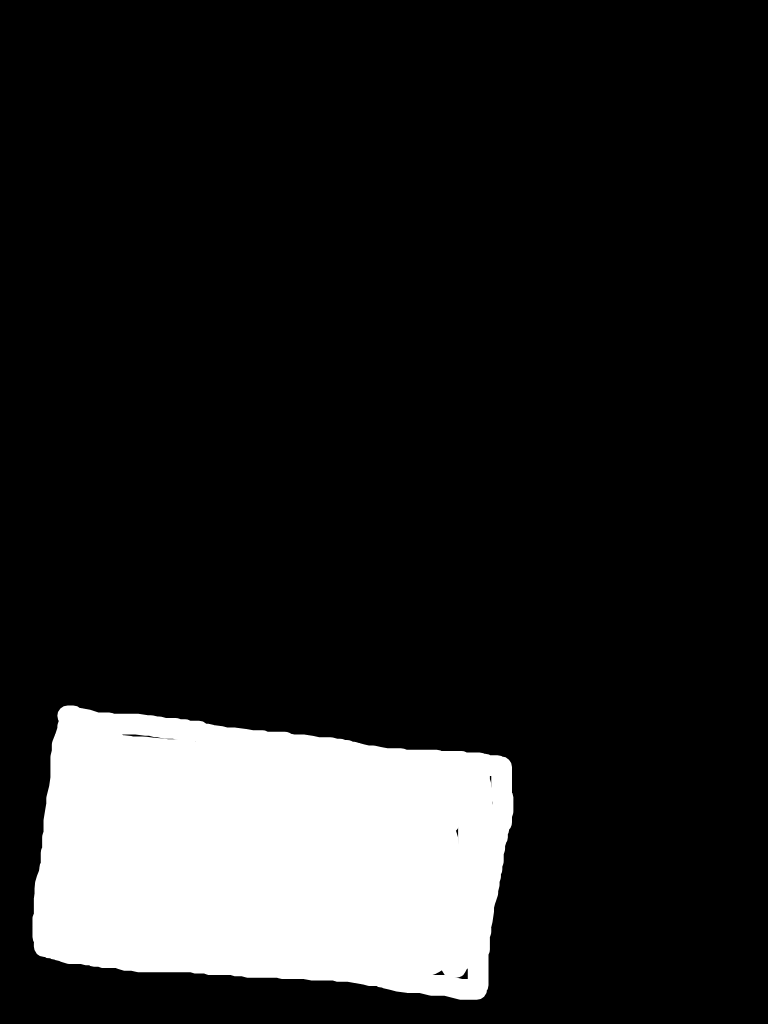
#> input picture data_seg/masks/task-132-annotation-127-by-1-tag-bn_1-0.png, 768 x 1024 px; its folder holds 4 pictures in this run
$ python segpoly.py
#> lines starting #> are read from the running program, lines starting #| are printed output that depends on the picture; after the words box and inside, x2 and y2 are one past the last pixel; in counts of white or black regions, pixels touching at a corner belong together
import os
import cv2
import re
import json
import shutil
import uuid

mask_dir = './masks'
labels_dir = './labels'
raw_dir = './raw'
images_dir = './images'

labels = ['bn_1', 'bn_10', 'bn_100', 'bn_1000', 'bn_2', 'bn_20', 'bn_200', 'bn_5', 'bn_50', 'bn_500', 'coin_1', 'coin_10', 'coin_10_bn', 'coin_1_bn', 'coin_2', 'coin_25', 'coin_2_bn', 'coin_5', 'coin_50', 'coin_5_bn']

parse_data = []

shutil.rmtree(labels_dir)
os.mkdir(labels_dir)
shutil.rmtree(images_dir)
os.mkdir(images_dir)

print("############################")
print("Convert segments to polygons")
print("############################")

with open("data.json") as data:
#> (reads data_seg/data.json from the repository)
    parse_data = json.load(data)

    for j in os.listdir(mask_dir):
        image_path = os.path.join(mask_dir, j)
        print(image_path)

        id_image = re.search(r"(?<=task\-)(\d+)", j)

        data_image = [el for el in parse_data if el['id'] == int(id_image.group(1))]

        unique_name = uuid.uuid4().hex
        name_image = unique_name + os.path.splitext(os.path.basename(data_image[0]['image']))[-1]

        raw_image = os.path.basename(data_image[0]['image'])
        label = labels.index(data_image[0]['tag'][0]['brushlabels'][0])

        mask = cv2.imread(image_path, cv2.IMREAD_GRAYSCALE)
#> mask is the input picture: shape (1024, 768); min 0, max 255, mean 36.8
        _, mask = cv2.threshold(mask, 1, 255, cv2.THRESH_BINARY)
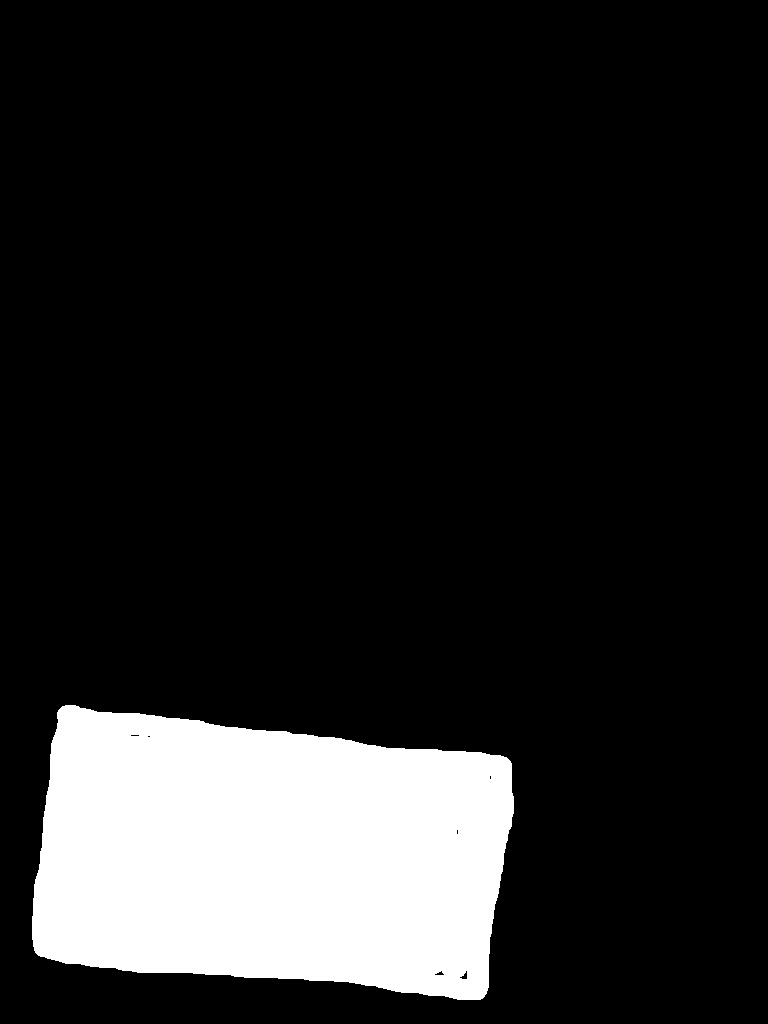
#> mask: shape (1024, 768); 14.5% white; 1 white region

        H, W = mask.shape
#> H = 1024; W = 768
        contours, hierarchy = cv2.findContours(mask, cv2.RETR_EXTERNAL, cv2.CHAIN_APPROX_SIMPLE)
#> contours = 1 contour; box (x1, y1, x2, y2) and area: (32, 705, 514, 1000) 113519

        polygons = []
        for cnt in contours:
            if cv2.contourArea(cnt) > 200:
                polygon = []
                for point in cnt:
                    x, y = point[0]
                    polygon.append(x / W)
                    polygon.append(y / H)
                polygons.append(polygon)
#> this loop made 1 pass
#> after the loop, polygons = 1 item

        with open('{}.txt'.format(os.path.join(labels_dir, unique_name)), 'w') as f:
            for polygon in polygons:
                for p_, p in enumerate(polygon):
                    if p_ == len(polygon) - 1:
                        f.write('{}\n'.format(p))
                    elif p_ == 0:
                        f.write('{0} {1} '.format(label, p))
                    else:
                        f.write('{} '.format(p))
#> pass 3 of the loop `for j in os.listdir(mask_dir):`:
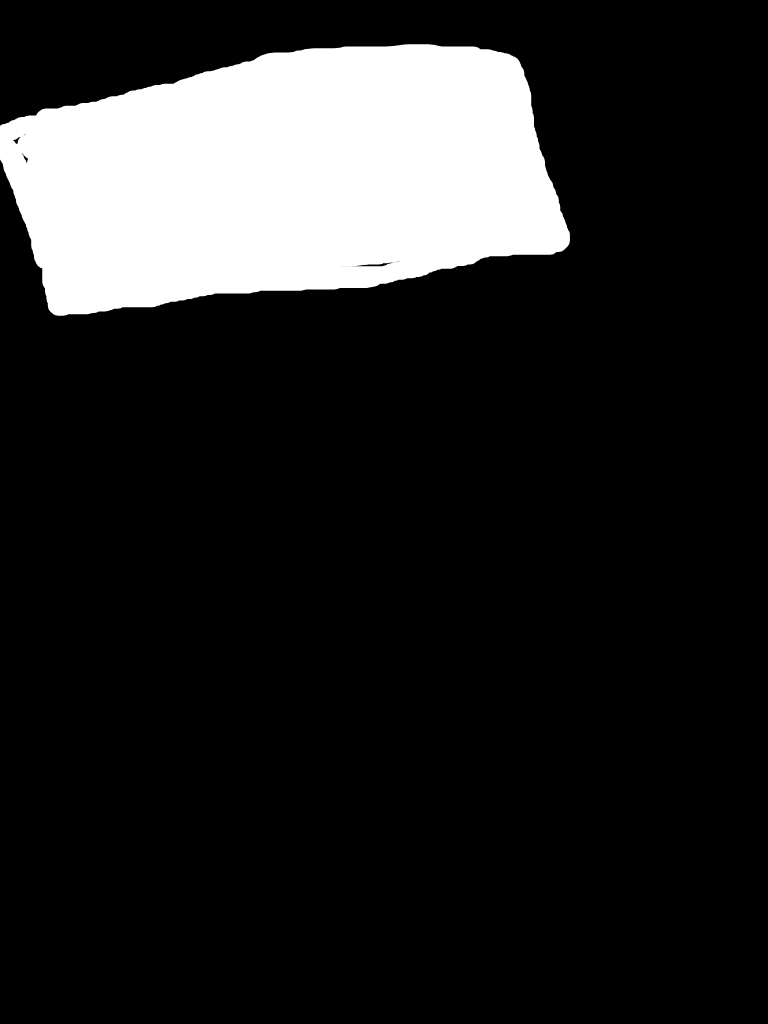
#> input picture data_seg/masks/task-132-annotation-127-by-1-tag-bn_100-0.png, 768 x 1024 px
#> mask is the input picture: shape (1024, 768); min 0, max 255, mean 37.6
#> `_, mask = cv2.threshold(mask, 1, 255, cv2.THRESH_BINARY)`:
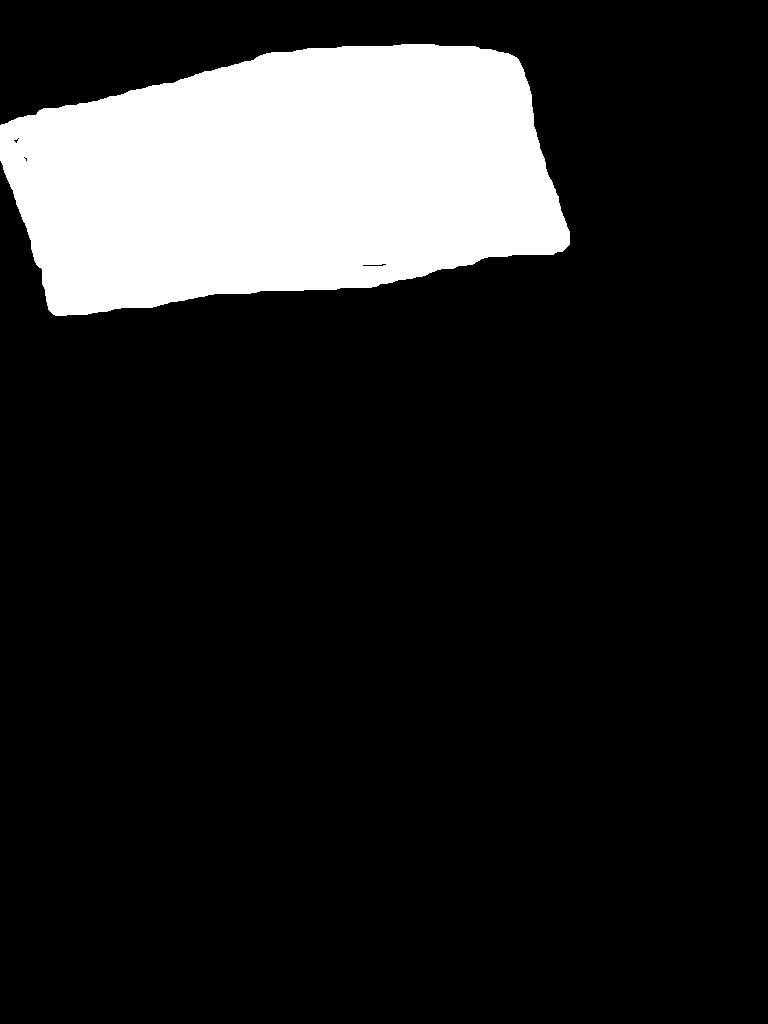
#> mask: shape (1024, 768); 14.8% white; 1 white region
#> contours = 1 contour; box (x1, y1, x2, y2) and area: (0, 44, 570, 316) 116044
#> the loop `for cnt in contours:` made 1 pass
#> the loop `for polygon in polygons:` made 1 pass
#> the loop made 4 passes; the first 3 are shown

            f.close()


        shutil.copyfile(os.path.join(raw_dir, os.path.basename(data_image[0]['image'])), os.path.join(images_dir, name_image))


    data.close()

with open('data.yaml', 'w') as data:
    data.write("path: ../data\ntrain: images\nval: images\n\nnc: {0}\n\nnames: [{1}]".format(len(labels), ', '.join(labels)))

    data.close

print("############################")
